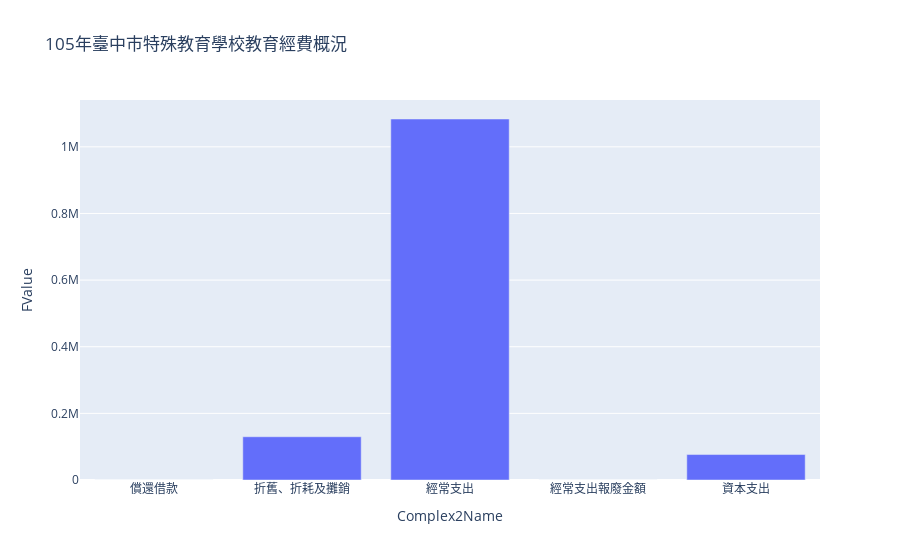

Notebook source saved alongside this figure:
### Code cell
import plotly.express as px
fig = px.bar(new105, x='Complex2Name', y='FValue', title="105年臺中市特殊教育學校教育經費概況")
fig.show()

### Figure 1 — Plotly figure (JSON) as saved in the notebook; plotly's stock layout.template omitted (floating-point values rounded to 4 significant figures)
{"data": [{"alignmentgroup": "True", "hovertemplate": "Complex2Name=%{x}<br>FValue=%{y}<extra></extra>", "legendgroup": "", "marker": {"color": "#636efa", "pattern": {"shape": ""}}, "name": "", "offsetgroup": "", "orientation": "v", "showlegend": false, "textposition": "auto", "type": "bar", "x": ["償還借款", "折舊、折耗及攤銷", "經常支出", "經常支出報廢金額", "資本支出"], "xaxis": "x", "y": [0, 129804, 1083520, 0, 76403], "yaxis": "y"}], "layout": {"barmode": "relative", "legend": {"tracegroupgap": 0}, "title": {"text": "105年臺中市特殊教育學校教育經費概況"}, "xaxis": {"anchor": "y", "domain": [0, 1], "title": {"text": "Complex2Name"}}, "yaxis": {"anchor": "x", "domain": [0, 1], "title": {"text": "FValue"}}}}
